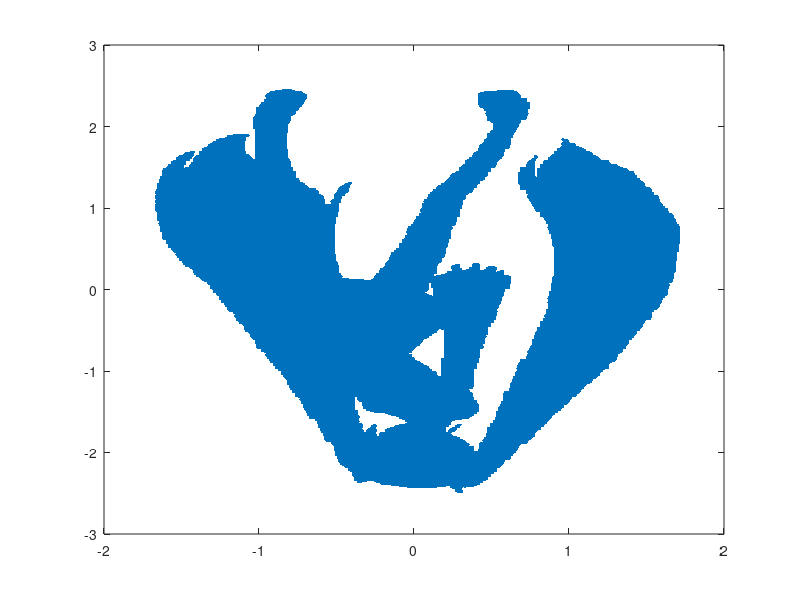

Recreate this plot in MATLAB. (Note: this script raises an error after producing the figure.)
%close all;
%clear all

raw= importdata('miku.txt');
sz=size(raw);
sz=sz(1);
j=1;
for i=1:sz
    if (raw(i,3)==1)
        Draw(j,:)=[raw(i,1) raw(i,2)];
        j=j+1;
        
    end
end

figure;plot(Draw(:,1),Draw(:,2),'.')


nn= importdata('miku_2_1000_1000_1_relu_epoch_10_batch_size_10.txt');
sz=size(nn);
sz=sz(1);
j=1;
for i=1:sz
    if (nn(i,3)>0.92)
        Dnn(j,:)=[nn(i,1) nn(i,2)];
        j=j+1;
        
    end
end        
figure;plot(Dnn(:,1),Dnn(:,2),'.');
title('miku 2 1000 1000 1 relu epoch 10 batch size 10 bias:0.')